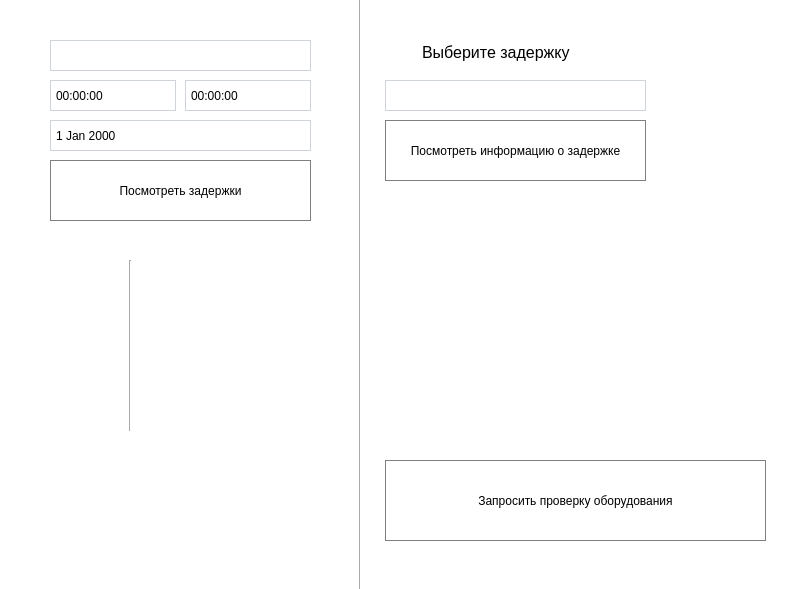
<?xml version="1.0" encoding="UTF-8"?>
<ui version="4.0">
 <class>MetroMainWin</class>
 <widget class="QMainWindow" name="MetroMainWin">
  <property name="geometry">
   <rect>
    <x>0</x>
    <y>0</y>
    <width>799</width>
    <height>589</height>
   </rect>
  </property>
  <property name="windowTitle">
   <string>Окно работы</string>
  </property>
  <property name="styleSheet">
   <string notr="true">background-color: rgb(255, 255, 255);
</string>
  </property>
  <widget class="QWidget" name="centralwidget">
   <widget class="QLabel" name="label">
    <property name="enabled">
     <bool>true</bool>
    </property>
    <property name="geometry">
     <rect>
      <x>630</x>
      <y>-10</y>
      <width>180</width>
      <height>181</height>
     </rect>
    </property>
    <property name="font">
     <font>
      <family>Yu Gothic UI</family>
     </font>
    </property>
    <property name="text">
     <string/>
    </property>
    <property name="pixmap">
     <pixmap>../../Downloads/Logo-Metropoliten..jpg</pixmap>
    </property>
    <property name="scaledContents">
     <bool>true</bool>
    </property>
   </widget>
   <widget class="QLabel" name="label_32">
    <property name="geometry">
     <rect>
      <x>422</x>
      <y>40</y>
      <width>181</width>
      <height>24</height>
     </rect>
    </property>
    <property name="font">
     <font>
      <family>Yu Gothic UI</family>
      <pointsize>12</pointsize>
     </font>
    </property>
    <property name="styleSheet">
     <string notr="true"/>
    </property>
    <property name="text">
     <string>Выберите задержку</string>
    </property>
   </widget>
   <widget class="Line" name="line_2">
    <property name="geometry">
     <rect>
      <x>350</x>
      <y>-260</y>
      <width>20</width>
      <height>1071</height>
     </rect>
    </property>
    <property name="orientation">
     <enum>Qt::Vertical</enum>
    </property>
   </widget>
   <widget class="QPushButton" name="pushButton">
    <property name="geometry">
     <rect>
      <x>50</x>
      <y>160</y>
      <width>261</width>
      <height>61</height>
     </rect>
    </property>
    <property name="sizePolicy">
     <sizepolicy hsizetype="Minimum" vsizetype="Preferred">
      <horstretch>0</horstretch>
      <verstretch>0</verstretch>
     </sizepolicy>
    </property>
    <property name="font">
     <font>
      <family>Yu Gothic UI</family>
     </font>
    </property>
    <property name="styleSheet">
     <string notr="true">#pushButton {
	border: 1px solid grey;
}
#pushButton:hover {
	background-color: rgb(255,180,180);
	border: 1px solid red;
	color: rgb(255, 0, 0);}
#pushButton:pressed {
	background-color: rgb(255,100,100);
	border: 1px solid red;
	color: rgb(255, 100, 100);
}


</string>
    </property>
    <property name="text">
     <string>Посмотреть задержки</string>
    </property>
   </widget>
   <widget class="QTimeEdit" name="timeEdit_2">
    <property name="geometry">
     <rect>
      <x>185</x>
      <y>80</y>
      <width>126</width>
      <height>31</height>
     </rect>
    </property>
    <property name="font">
     <font>
      <family>Yu Gothic UI</family>
     </font>
    </property>
    <property name="styleSheet">
     <string notr="true">#timeEdit_2 {
	border: 1px solid #ced4da;
	padding-left: 3px;
}


#timeEdit_2::down-button

{
	border: 0px;
}

#timeEdit_2::up-button
{
	border: 0px;
}

#timeEdit_2:on
{
	border: 4px solid #ced4da;
}

#timeEdit_2:hover {
	border: 1px solid red;
}
#timeEdit_2:pressed {
	background-color: rgb(255,100,100);
	border: 1px solid red;
}

</string>
    </property>
   </widget>
   <widget class="QTimeEdit" name="timeEdit">
    <property name="geometry">
     <rect>
      <x>50</x>
      <y>80</y>
      <width>126</width>
      <height>31</height>
     </rect>
    </property>
    <property name="font">
     <font>
      <family>Yu Gothic UI</family>
     </font>
    </property>
    <property name="styleSheet">
     <string notr="true">#timeEdit {
	border: 1px solid #ced4da;
	padding-left: 3px;
}


#timeEdit::down-button

{
	border: 0px;
}

#timeEdit::up-button
{
	border: 0px;
}

#timeEdit:on
{
	border: 4px solid #ced4da;
}

#timeEdit:hover {
	border: 1px solid red;
}
#timeEdit:pressed {
	background-color: rgb(255,100,100);
	border: 1px solid red;
}

</string>
    </property>
   </widget>
   <widget class="QDateEdit" name="dateEdit">
    <property name="geometry">
     <rect>
      <x>50</x>
      <y>120</y>
      <width>261</width>
      <height>31</height>
     </rect>
    </property>
    <property name="font">
     <font>
      <family>Yu Gothic UI</family>
     </font>
    </property>
    <property name="styleSheet">
     <string notr="true">#dateEdit {
	border: 1px solid #ced4da;
	padding-left: 3px;
}


#dateEdit::down-button

{
	border: 0px;
}

#dateEdit::up-button
{
	border: 0px;
}


#dateEdit:on
{
	border: 4px solid #ced4da;
}

#dateEdit:hover {
	border: 1px solid red;
}

#dateEdit:pressed {
	background-color: rgb(255,100,100);
	border: 1px solid red;
}


</string>
    </property>
   </widget>
   <widget class="QComboBox" name="comboBox">
    <property name="geometry">
     <rect>
      <x>50</x>
      <y>40</y>
      <width>261</width>
      <height>31</height>
     </rect>
    </property>
    <property name="sizePolicy">
     <sizepolicy hsizetype="Minimum" vsizetype="Fixed">
      <horstretch>0</horstretch>
      <verstretch>0</verstretch>
     </sizepolicy>
    </property>
    <property name="font">
     <font>
      <family>Yu Gothic UI</family>
     </font>
    </property>
    <property name="styleSheet">
     <string notr="true">#comboBox {
	border: 1px solid #ced4da;
	padding-left: 3px;
}

#comboBox::drop-down
{
	border: 0px;
}

#comboBox:on
{
	border: 4px solid #ced4da;
}

#comboBox QListView
{
	font-size: 12px;
	border: 1px solid rgba(0,0,10%);
	padding: 5px;
	background-color:#ff0000;
	outline: 0px
}

#comboBox QListView::item
{
	padding-left: 10px;
	background-color:#ff0000;
}

#comboBox QListView::item:hover
{
	background-color:#ff0000;
}

#comboBox QListView::item:selected
{
	background-color:#ff0000;
}

#comboBox:hover {
	border: 1px solid red;
}

#comboBox:pressed {
	background-color: rgb(255,100,100);
	border: 1px solid red;
}



</string>
    </property>
   </widget>
   <widget class="QComboBox" name="comboBox_2">
    <property name="geometry">
     <rect>
      <x>385</x>
      <y>80</y>
      <width>261</width>
      <height>31</height>
     </rect>
    </property>
    <property name="font">
     <font>
      <family>Yu Gothic UI</family>
     </font>
    </property>
    <property name="styleSheet">
     <string notr="true">#comboBox_2 {
	border: 1px solid #ced4da;
	padding-left: 3px;
}

#comboBox_2::drop-down
{
	border: 0px;
}

#comboBox_2:on
{
	border: 4px solid #ced4da;
}

#comboBox_2 QListView
{
	font-size: 12px;
	border: 1px solid rgba(0,0,10%);
	padding: 5px;
	background-color:#ff0000;
	outline: 0px
}

#comboBox_2 QListView::item
{
	padding-left: 10px;
	background-color:#ff0000;
}

#comboBox_2 QListView::item:hover
{
	background-color:#ff0000;
}

#comboBox_2 QListView::item:selected
{
	background-color:#ff0000;
}

#comboBox_2:hover {
	border: 1px solid red;
}

#comboBox_2:pressed {
	background-color: rgb(255,100,100);
	border: 1px solid red;
}



</string>
    </property>
   </widget>
   <widget class="QPushButton" name="pushButton_2">
    <property name="geometry">
     <rect>
      <x>385</x>
      <y>120</y>
      <width>261</width>
      <height>61</height>
     </rect>
    </property>
    <property name="sizePolicy">
     <sizepolicy hsizetype="Minimum" vsizetype="Preferred">
      <horstretch>0</horstretch>
      <verstretch>0</verstretch>
     </sizepolicy>
    </property>
    <property name="font">
     <font>
      <family>Yu Gothic UI</family>
     </font>
    </property>
    <property name="styleSheet">
     <string notr="true">#pushButton_2{
	border: 1px solid grey;
}
#pushButton_2:hover {
	background-color: rgb(255,180,180);
	border: 1px solid red;
	color: rgb(255, 0, 0);
}
#pushButton_2:pressed {
	background-color: rgb(255,100,100);
	border: 1px solid red;
	color: rgb(255, 100, 100);
}


</string>
    </property>
    <property name="text">
     <string>Посмотреть информацию о задержке</string>
    </property>
   </widget>
   <widget class="QPushButton" name="pushButton_3">
    <property name="geometry">
     <rect>
      <x>385</x>
      <y>460</y>
      <width>381</width>
      <height>81</height>
     </rect>
    </property>
    <property name="sizePolicy">
     <sizepolicy hsizetype="Minimum" vsizetype="Preferred">
      <horstretch>0</horstretch>
      <verstretch>0</verstretch>
     </sizepolicy>
    </property>
    <property name="font">
     <font>
      <family>Yu Gothic UI</family>
     </font>
    </property>
    <property name="styleSheet">
     <string notr="true">#pushButton_3{
	border: 1px solid grey;
}
#pushButton_3:hover {
	background-color: rgb(255,180,180);
	border: 1px solid red;
	color: rgb(255, 0, 0);
}
#pushButton_3:pressed {
	background-color: rgb(255,100,100);
	border: 1px solid red;
	color: rgb(255, 100, 100);

}


</string>
    </property>
    <property name="text">
     <string>Запросить проверку оборудования</string>
    </property>
   </widget>
   <widget class="QLabel" name="label_12">
    <property name="geometry">
     <rect>
      <x>9</x>
      <y>250</y>
      <width>341</width>
      <height>191</height>
     </rect>
    </property>
    <property name="styleSheet">
     <string notr="true">background-color: rgb(255, 255, 255);

</string>
    </property>
    <property name="text">
     <string/>
    </property>
   </widget>
   <widget class="QLabel" name="label_14">
    <property name="geometry">
     <rect>
      <x>139</x>
      <y>260</y>
      <width>201</width>
      <height>28</height>
     </rect>
    </property>
    <property name="font">
     <font>
      <family>Yu Gothic UI</family>
      <pointsize>12</pointsize>
     </font>
    </property>
    <property name="text">
     <string/>
    </property>
   </widget>
   <widget class="QLabel" name="label_15">
    <property name="geometry">
     <rect>
      <x>29</x>
      <y>260</y>
      <width>91</width>
      <height>28</height>
     </rect>
    </property>
    <property name="font">
     <font>
      <family>Yu Gothic UI</family>
      <pointsize>12</pointsize>
     </font>
    </property>
    <property name="text">
     <string/>
    </property>
   </widget>
   <widget class="QLabel" name="label_16">
    <property name="geometry">
     <rect>
      <x>199</x>
      <y>300</y>
      <width>74</width>
      <height>28</height>
     </rect>
    </property>
    <property name="font">
     <font>
      <family>Yu Gothic UI</family>
      <pointsize>12</pointsize>
     </font>
    </property>
    <property name="text">
     <string/>
    </property>
   </widget>
   <widget class="QLabel" name="label_17">
    <property name="geometry">
     <rect>
      <x>199</x>
      <y>330</y>
      <width>74</width>
      <height>28</height>
     </rect>
    </property>
    <property name="font">
     <font>
      <family>Yu Gothic UI</family>
      <pointsize>12</pointsize>
     </font>
    </property>
    <property name="text">
     <string/>
    </property>
   </widget>
   <widget class="QLabel" name="label_18">
    <property name="geometry">
     <rect>
      <x>199</x>
      <y>360</y>
      <width>74</width>
      <height>28</height>
     </rect>
    </property>
    <property name="font">
     <font>
      <family>Yu Gothic UI</family>
      <pointsize>12</pointsize>
     </font>
    </property>
    <property name="text">
     <string/>
    </property>
   </widget>
   <widget class="QLabel" name="label_19">
    <property name="geometry">
     <rect>
      <x>199</x>
      <y>390</y>
      <width>74</width>
      <height>28</height>
     </rect>
    </property>
    <property name="font">
     <font>
      <family>Yu Gothic UI</family>
      <pointsize>12</pointsize>
     </font>
    </property>
    <property name="text">
     <string/>
    </property>
   </widget>
   <widget class="QLabel" name="label_20">
    <property name="geometry">
     <rect>
      <x>49</x>
      <y>300</y>
      <width>71</width>
      <height>28</height>
     </rect>
    </property>
    <property name="font">
     <font>
      <family>Yu Gothic UI</family>
      <pointsize>12</pointsize>
     </font>
    </property>
    <property name="text">
     <string/>
    </property>
   </widget>
   <widget class="QLabel" name="label_21">
    <property name="geometry">
     <rect>
      <x>49</x>
      <y>330</y>
      <width>61</width>
      <height>28</height>
     </rect>
    </property>
    <property name="font">
     <font>
      <family>Yu Gothic UI</family>
      <pointsize>12</pointsize>
     </font>
    </property>
    <property name="text">
     <string/>
    </property>
   </widget>
   <widget class="QLabel" name="label_38">
    <property name="geometry">
     <rect>
      <x>49</x>
      <y>360</y>
      <width>61</width>
      <height>28</height>
     </rect>
    </property>
    <property name="font">
     <font>
      <family>Yu Gothic UI</family>
      <pointsize>12</pointsize>
     </font>
    </property>
    <property name="text">
     <string/>
    </property>
   </widget>
   <widget class="QLabel" name="label_39">
    <property name="geometry">
     <rect>
      <x>49</x>
      <y>390</y>
      <width>61</width>
      <height>28</height>
     </rect>
    </property>
    <property name="font">
     <font>
      <family>Yu Gothic UI</family>
      <pointsize>12</pointsize>
     </font>
    </property>
    <property name="text">
     <string/>
    </property>
   </widget>
   <widget class="Line" name="line_3">
    <property name="enabled">
     <bool>false</bool>
    </property>
    <property name="geometry">
     <rect>
      <x>120</x>
      <y>260</y>
      <width>20</width>
      <height>171</height>
     </rect>
    </property>
    <property name="styleSheet">
     <string notr="true">border-color: rgb(255, 255, 255);</string>
    </property>
    <property name="orientation">
     <enum>Qt::Vertical</enum>
    </property>
   </widget>
   <widget class="QLabel" name="label_37">
    <property name="geometry">
     <rect>
      <x>68</x>
      <y>480</y>
      <width>232</width>
      <height>29</height>
     </rect>
    </property>
    <property name="font">
     <font>
      <family>Yu Gothic UI</family>
      <pointsize>12</pointsize>
     </font>
    </property>
    <property name="text">
     <string/>
    </property>
   </widget>
   <widget class="QLabel" name="label_2">
    <property name="geometry">
     <rect>
      <x>384</x>
      <y>227</y>
      <width>381</width>
      <height>211</height>
     </rect>
    </property>
    <property name="styleSheet">
     <string notr="true">background-color: rgb(255, 255, 255);

</string>
    </property>
    <property name="text">
     <string/>
    </property>
   </widget>
   <widget class="QLabel" name="label_40">
    <property name="geometry">
     <rect>
      <x>385</x>
      <y>230</y>
      <width>136</width>
      <height>20</height>
     </rect>
    </property>
    <property name="font">
     <font>
      <family>Yu Gothic UI</family>
      <pointsize>10</pointsize>
     </font>
    </property>
    <property name="text">
     <string/>
    </property>
   </widget>
   <widget class="QLabel" name="label_41">
    <property name="geometry">
     <rect>
      <x>385</x>
      <y>260</y>
      <width>37</width>
      <height>23</height>
     </rect>
    </property>
    <property name="font">
     <font>
      <family>Yu Gothic UI</family>
      <pointsize>10</pointsize>
     </font>
    </property>
    <property name="text">
     <string/>
    </property>
   </widget>
   <widget class="QLabel" name="label_42">
    <property name="geometry">
     <rect>
      <x>385</x>
      <y>290</y>
      <width>80</width>
      <height>23</height>
     </rect>
    </property>
    <property name="font">
     <font>
      <family>Yu Gothic UI</family>
      <pointsize>10</pointsize>
     </font>
    </property>
    <property name="text">
     <string/>
    </property>
   </widget>
   <widget class="QLabel" name="label_43">
    <property name="geometry">
     <rect>
      <x>385</x>
      <y>320</y>
      <width>100</width>
      <height>23</height>
     </rect>
    </property>
    <property name="font">
     <font>
      <family>Yu Gothic UI</family>
      <pointsize>10</pointsize>
     </font>
    </property>
    <property name="text">
     <string/>
    </property>
   </widget>
   <widget class="QLabel" name="label_44">
    <property name="geometry">
     <rect>
      <x>385</x>
      <y>350</y>
      <width>86</width>
      <height>23</height>
     </rect>
    </property>
    <property name="font">
     <font>
      <family>Yu Gothic UI</family>
      <pointsize>10</pointsize>
     </font>
    </property>
    <property name="text">
     <string/>
    </property>
   </widget>
   <widget class="QLabel" name="label_45">
    <property name="geometry">
     <rect>
      <x>385</x>
      <y>380</y>
      <width>121</width>
      <height>23</height>
     </rect>
    </property>
    <property name="font">
     <font>
      <family>Yu Gothic UI</family>
      <pointsize>10</pointsize>
     </font>
    </property>
    <property name="text">
     <string/>
    </property>
   </widget>
   <widget class="QLabel" name="label_46">
    <property name="geometry">
     <rect>
      <x>385</x>
      <y>410</y>
      <width>148</width>
      <height>23</height>
     </rect>
    </property>
    <property name="font">
     <font>
      <family>Yu Gothic UI</family>
      <pointsize>10</pointsize>
     </font>
    </property>
    <property name="text">
     <string/>
    </property>
   </widget>
   <widget class="QLabel" name="label_27">
    <property name="geometry">
     <rect>
      <x>540</x>
      <y>290</y>
      <width>224</width>
      <height>23</height>
     </rect>
    </property>
    <property name="font">
     <font>
      <family>Yu Gothic UI</family>
      <pointsize>10</pointsize>
     </font>
    </property>
    <property name="text">
     <string/>
    </property>
   </widget>
   <widget class="QLabel" name="label_23">
    <property name="geometry">
     <rect>
      <x>540</x>
      <y>230</y>
      <width>223</width>
      <height>23</height>
     </rect>
    </property>
    <property name="font">
     <font>
      <family>Yu Gothic UI</family>
      <pointsize>10</pointsize>
     </font>
    </property>
    <property name="text">
     <string/>
    </property>
   </widget>
   <widget class="QLabel" name="label_25">
    <property name="geometry">
     <rect>
      <x>540</x>
      <y>260</y>
      <width>224</width>
      <height>23</height>
     </rect>
    </property>
    <property name="font">
     <font>
      <family>Yu Gothic UI</family>
      <pointsize>10</pointsize>
     </font>
    </property>
    <property name="text">
     <string/>
    </property>
   </widget>
   <widget class="QLabel" name="label_29">
    <property name="geometry">
     <rect>
      <x>540</x>
      <y>320</y>
      <width>224</width>
      <height>23</height>
     </rect>
    </property>
    <property name="font">
     <font>
      <family>Yu Gothic UI</family>
      <pointsize>10</pointsize>
     </font>
    </property>
    <property name="text">
     <string/>
    </property>
   </widget>
   <widget class="QLabel" name="label_31">
    <property name="geometry">
     <rect>
      <x>540</x>
      <y>350</y>
      <width>224</width>
      <height>23</height>
     </rect>
    </property>
    <property name="font">
     <font>
      <family>Yu Gothic UI</family>
      <pointsize>10</pointsize>
     </font>
    </property>
    <property name="text">
     <string/>
    </property>
   </widget>
   <widget class="QLabel" name="label_35">
    <property name="geometry">
     <rect>
      <x>540</x>
      <y>380</y>
      <width>224</width>
      <height>23</height>
     </rect>
    </property>
    <property name="font">
     <font>
      <family>Yu Gothic UI</family>
      <pointsize>10</pointsize>
     </font>
    </property>
    <property name="text">
     <string/>
    </property>
   </widget>
   <widget class="QLabel" name="label_36">
    <property name="geometry">
     <rect>
      <x>540</x>
      <y>410</y>
      <width>224</width>
      <height>23</height>
     </rect>
    </property>
    <property name="font">
     <font>
      <family>Yu Gothic UI</family>
      <pointsize>10</pointsize>
     </font>
    </property>
    <property name="text">
     <string/>
    </property>
   </widget>
  </widget>
  <widget class="QMenuBar" name="menubar">
   <property name="geometry">
    <rect>
     <x>0</x>
     <y>0</y>
     <width>799</width>
     <height>26</height>
    </rect>
   </property>
  </widget>
 </widget>
 <resources>
  <include location="../../Downloads/gas-kvas-com-p-znachok-metro-moskvi-na-prozrachnom-fone-1.png"/>
 </resources>
 <connections/>
</ui>
